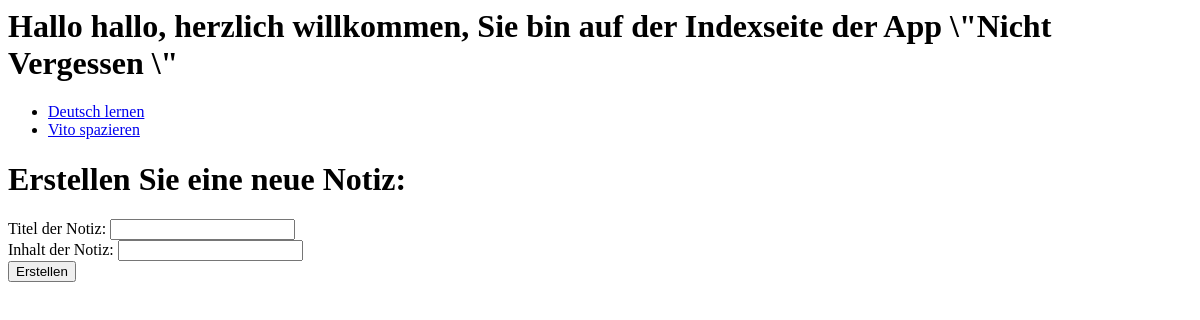
Page /notes/ on the earlier database version.
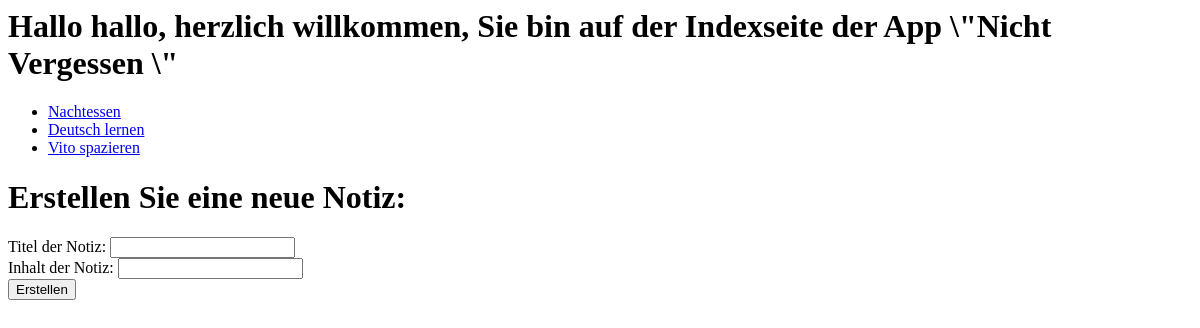
Same page on the later database version.
### notes/models.py (models this page shows, shortened)
class Note(models.Model):
    note_title = models.CharField(max_length=20)
    note_content = models.CharField(max_length=200)
    note_last_updated_time = models.DateTimeField('Last time updated')

### notes/views.py (the view)
# urls.py: path('notes/', include('notes.urls')),
def notes(request):
    try:
        notes_list = Note.objects.order_by('-note_last_updated_time')
        return render(request, 'notes/notes.html', {'notes_list': notes_list})
    except Note.DoesNotExist:
        raise Http404('Es gibt keine Notiz mit dieser Nummer')

### notes/templates/notes/notes.html (shortened to what this page needs)
<h1>Hallo hallo, herzlich willkommen, Sie bin auf der Indexseite der App \"Nicht Vergessen \"</h1>
{% if notes_list %}
    <ul>
    {% for note in notes_list %}
        <li><a href="{% url 'notes:note_details' note.id %}">{{ note.note_title }}</a></li>
    {% endfor %}
    </ul>
{% else %}
    <p>Keine Hotiz.</p>
{% endif %}
<h1>Erstellen Sie eine neue Notiz:</h1>
<form action="{% url 'notes:note_create' %}" method="post">
    <label>Titel der Notiz: </label>
    <input type="text" name="note_title">
    <br>
    <label>Inhalt der Notiz: </label>
    <input type="text" name="note_content">
    <br>
    <input type="submit" value="Erstellen">
</form>

Differences in the rows shown:
added Note: note_title "Nachtessen"
